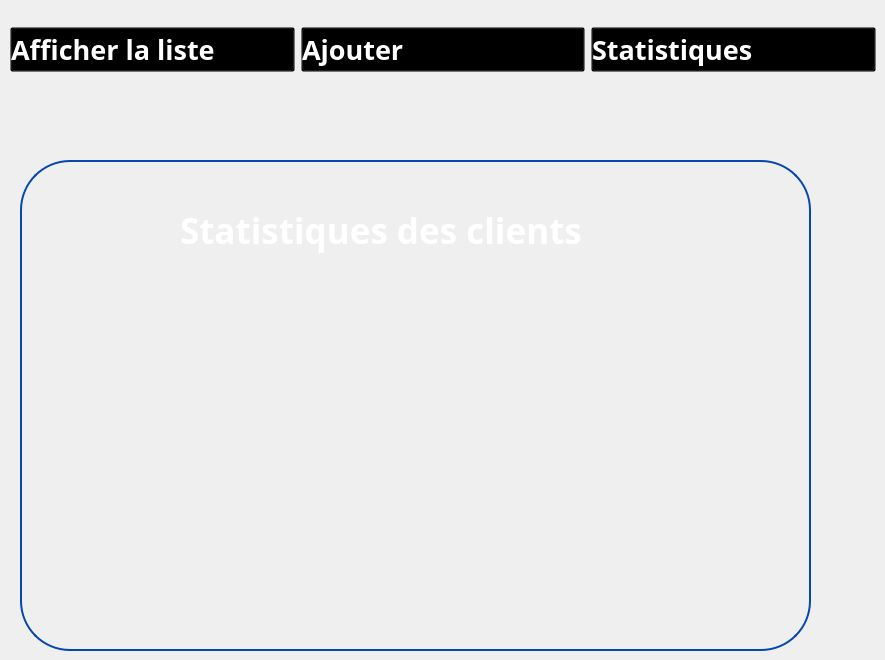
   <widget class="QWidget" name="statclient">
    <widget class="QGroupBox" name="groupBox_46">
     <property name="geometry">
      <rect>
       <x>20</x>
       <y>160</y>
       <width>791</width>
       <height>491</height>
      </rect>
     </property>
     <property name="styleSheet">
      <string notr="true">QGroupBox {
	border-radius:50px;
    border: 2px solid #0447AF; /* Red border */
}
</string>
     </property>
     <property name="title">
      <string/>
     </property>
     <widget class="QLabel" name="label_154">
      <property name="geometry">
       <rect>
        <x>190</x>
        <y>30</y>
        <width>51</width>
        <height>51</height>
       </rect>
      </property>
      <property name="text">
       <string/>
      </property>
      <property name="pixmap">
       <pixmap>../../Downloads/wetransfer_gestion-de-formations_2024-02-16_1550/icons/client.png</pixmap>
      </property>
      <property name="scaledContents">
       <bool>true</bool>
      </property>
     </widget>
     <widget class="QLabel" name="label_155">
      <property name="geometry">
       <rect>
        <x>160</x>
        <y>40</y>
        <width>671</width>
        <height>61</height>
       </rect>
      </property>
      <property name="font">
       <font>
        <family>Plus Jakarta Sans</family>
        <pointsize>26</pointsize>
        <weight>75</weight>
        <bold>true</bold>
       </font>
      </property>
      <property name="styleSheet">
       <string notr="true">color:white;
    background: transparent;
</string>
      </property>
      <property name="text">
       <string>Statistiques des clients</string>
      </property>
     </widget>
     <widget class="QLabel" name="label_156">
      <property name="geometry">
       <rect>
        <x>70</x>
        <y>20</y>
        <width>81</width>
        <height>81</height>
       </rect>
      </property>
      <property name="text">
       <string/>
      </property>
      <property name="pixmap">
       <pixmap>:/Desktop/imageprojetcpp/gestion-de-projet.png</pixmap>
      </property>
      <property name="scaledContents">
       <bool>true</bool>
      </property>
     </widget>
    </widget>
    <widget class="QWidget" name="horizontalLayoutWidget_19">
     <property name="geometry">
      <rect>
       <x>10</x>
       <y>10</y>
       <width>866</width>
       <height>80</height>
      </rect>
     </property>
     <layout class="QHBoxLayout" name="horizontalLayout_24">
      <item>
       <widget class="QPushButton" name="pushButton_135">
        <property name="font">
         <font>
          <family>Gill Sans MT</family>
          <pointsize>20</pointsize>
          <weight>75</weight>
          <bold>true</bold>
         </font>
        </property>
        <property name="styleSheet">
         <string notr="true">QPushButton:hover {
    color: blue;
    background: transparent;
}

QPushButton {
    text-align: left;
    background: transparent;
    color: rgb(255,255,255);
}
</string>
        </property>
        <property name="text">
         <string>Afficher la liste</string>
        </property>
        <property name="icon">
         <iconset>
          <normaloff>../../Downloads/wetransfer_icons_2024-02-06_1419/icons/liste-de-controle.png</normaloff>../../Downloads/wetransfer_icons_2024-02-06_1419/icons/liste-de-controle.png</iconset>
        </property>
        <property name="iconSize">
         <size>
          <width>50</width>
          <height>46</height>
         </size>
        </property>
       </widget>
      </item>
      <item>
       <widget class="QPushButton" name="pushButton_136">
        <property name="font">
         <font>
          <family>Gill Sans MT</family>
          <pointsize>20</pointsize>
          <weight>75</weight>
          <bold>true</bold>
         </font>
        </property>
        <property name="styleSheet">
         <string notr="true">QPushButton:hover {
    color: blue;
    background: transparent;
}

QPushButton {
    text-align: left;
    background: transparent;
    color: rgb(255,255,255);
}
</string>
        </property>
        <property name="text">
         <string>Ajouter </string>
        </property>
        <property name="icon">
         <iconset>
          <normaloff>../../Downloads/wetransfer_icons_2024-02-06_1419/icons/image (3).png</normaloff>../../Downloads/wetransfer_icons_2024-02-06_1419/icons/image (3).png</iconset>
        </property>
        <property name="iconSize">
         <size>
          <width>50</width>
          <height>46</height>
         </size>
        </property>
       </widget>
      </item>
      <item>
       <widget class="QPushButton" name="pushButton_137">
        <property name="font">
         <font>
          <family>Gill Sans MT</family>
          <pointsize>20</pointsize>
          <weight>75</weight>
          <bold>true</bold>
         </font>
        </property>
        <property name="styleSheet">
         <string notr="true">QPushButton:hover {
    color: blue;
    background: transparent;
}

QPushButton {
    text-align: left;
    background: transparent;
    color: rgb(255,255,255);
}

</string>
        </property>
        <property name="text">
         <string>Statistiques</string>
        </property>
        <property name="icon">
         <iconset>
          <normaloff>../../Downloads/wetransfer_icons_2024-02-06_1419/icons/image (2).png</normaloff>../../Downloads/wetransfer_icons_2024-02-06_1419/icons/image (2).png</iconset>
        </property>
        <property name="iconSize">
         <size>
          <width>50</width>
          <height>46</height>
         </size>
        </property>
       </widget>
      </item>
     </layout>
    </widget>
   </widget>
